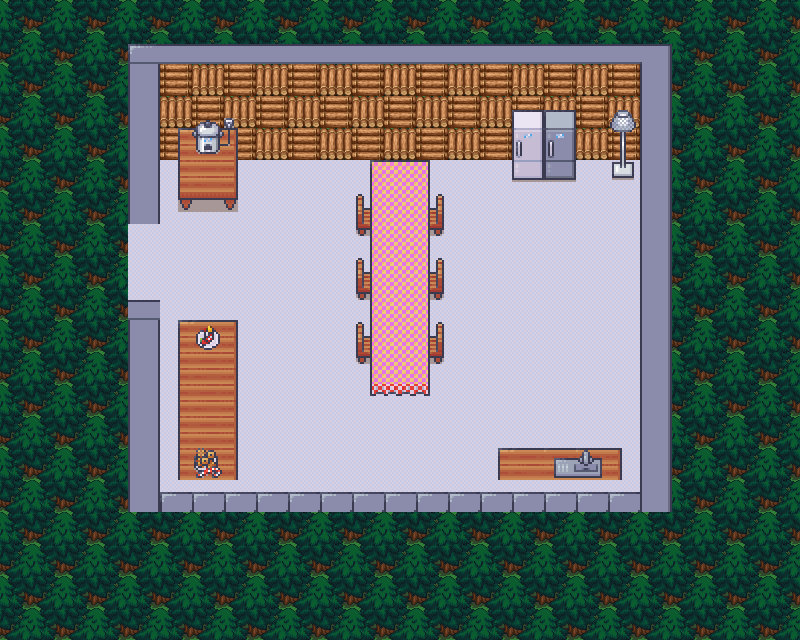

Rendered tile map (Tiled .tmx) drawn with the repository's tilesets; below, a short description and the map source with its tile grids summarised:
An orthogonal 25x20 tile map with 32x32 px tiles, 4 tile layers (baseLayer, floorLayer, kitchenLayer, equipmentLayer), 5 tilesets and 3 objects (start, fire1, fire2).

<map version="1.10" tiledversion="1.10.2" orientation="orthogonal" renderorder="right-down" width="25" height="20" tilewidth="32" tileheight="32" infinite="0" nextlayerid="6" nextobjectid="7">
 <editorsettings>
  <export target="assets/kitchenMap.tmj" format="json" />
 </editorsettings>
 <tileset firstgid="1" name="Desert32x32" tilewidth="32" tileheight="32" tilecount="256" columns="16">
  <image source="assets/Desert32x32.png" width="512" height="512" />
 </tileset>
 <tileset firstgid="257" name="Farming32x32" tilewidth="32" tileheight="32" tilecount="400" columns="20">
  <image source="assets/Farming32x32.png" width="640" height="640" />
 </tileset>
 <tileset firstgid="657" name="Forest32x32" tilewidth="32" tileheight="32" tilecount="256" columns="16">
  <image source="assets/Forest32x32.png" width="512" height="512" />
 </tileset>
 <tileset firstgid="913" name="Kitchen32x32" tilewidth="32" tileheight="32" tilecount="784" columns="16">
  <image source="assets/Kitchen32x32.png" width="512" height="1568" />
 </tileset>
 <tileset firstgid="1697" name="Village32x32" tilewidth="32" tileheight="32" tilecount="360" columns="8">
  <image source="assets/Village32x32.png" width="256" height="1450" />
 </tileset>
 <layer id="1" name="baseLayer" width="25" height="20">
  <data>[500 cells, 500 non-empty, 4 distinct tile ids]</data>
 </layer>
 <layer id="4" name="floorLayer" width="25" height="20">
  <data>[500 cells, 221 non-empty, 5 distinct tile ids]</data>
 </layer>
 <layer id="2" name="kitchenLayer" width="25" height="20">
  <data>[500 cells, 99 non-empty, 19 distinct tile ids]</data>
 </layer>
 <layer id="3" name="equipmentLayer" width="25" height="20">
  <data>[500 cells, 41 non-empty, 26 distinct tile ids]</data>
 </layer>
 <objectgroup id="5" name="objectLayer">
  <object id="1" name="start" x="144" y="272">
   <point />
  </object>
  <object id="5" name="fire1" x="298" y="317">
   <point />
  </object>
  <object id="6" name="fire2" x="552" y="298">
   <point />
  </object>
 </objectgroup>
</map>
